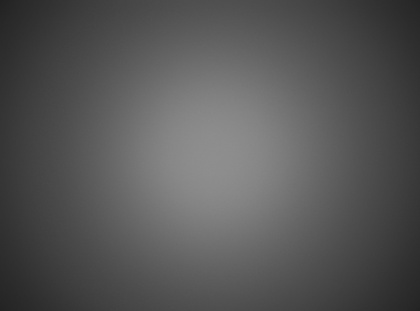
%> input picture 02_ISP/images/ref_image.jpg, 420 x 311 px, shrunk from 4208 x 3120 before the run
$ octave lsc_calibration_mesh.m   (GNU Octave 9; MATLAB toolbox functions it lacks are replaced by stand-ins)
%> lines starting %> are read from the running program, lines starting %| are printed output that depends on the picture
clc;close all;clear;

ref_image = imread("../images/ref_image.jpg");
%> ref_image is the input picture: size 311x420 uint8; min 34, max 143, mean 86
[height,width]= size(ref_image);
%> height = 311; width = 420
side_num = 17; %划分的步距

side_x = floor(width/side_num);
%> side_x = 24
side_y = floor(height/side_num);
%> side_y = 18

%%我们在原始的图像上把网格渲染出来，注意，我们是划分为17个块，所以在划线的时候只要16条
imshow(ref_image);
%先画每一列
for i = 1:side_num-1
    line([i*side_x,i*side_x],[1,height],'color','r');
    line([1,width],[i*side_y,i*side_y],'color','r');
end
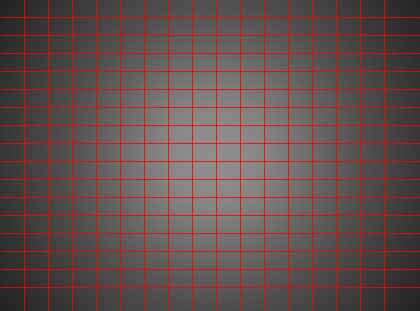
%> figure redrawn from the program's plot data

image_point = zeros(side_num+1,side_num+1);%这个点是包括四个顶点，所以压缩后的图像大小为side_num+1
for i=0:side_num
    for j =0:side_num
        %在当前点的上下偏移side_y/2，左右偏移side_x/2，组成一个side_x*side_y的边界
        x_clip = floor([j*side_x - side_x/2, j*side_x + side_x/2]);
        y_clip = floor([i*side_y - side_y/2, i*side_y + side_y/2]);
        % make sure that the last point on the edge
        if(i==side_num && y_clip(2) ~= height)
            y_clip(2) = height;
        end
        if(j==side_num && x_clip(2) ~= width)
            x_clip(2) = width;
        end
        x_clip(x_clip<1) = 1;
        x_clip(x_clip>width) = width;
        y_clip(y_clip<1) = 1;
        y_clip(y_clip>height) = height; %如果点在顶点的时候，要确保x的边界问题，排除负值
        data_in = ref_image(y_clip(1):y_clip(2), x_clip(1):x_clip(2));
        image_point(i+1,j+1) = mean(mean(data_in)); %求每一点在side_x和side_y边界下的平均值
    end
end
%> after the loop, x_clip = [396 420]; y_clip = [297 311]

%% 计算gain值，我们这里以image_point的中间亮度值作为我们的目标值
gain = zeros(size(image_point));
target_brightness = image_point(uint8(side_num/2) +1, uint8(side_num/2) +1);
%> target_brightness = 141.3

for i=1:side_num+1
    for j=1:side_num+1
        gain(i,j) = target_brightness/image_point(i,j);
    end
end

%% 矫正 双线性插值法
gain_table = zeros(size(ref_image));
step_x=0;
step_y=0;


%现在是要放大了
for i = 1:height
    for j = 1:width
        step_x = floor(j/side_x)+1;
        if step_x> 16
            step_x=16;
        end

        step_y = floor(i/side_y)+1;
        if step_y> 16
            step_y=16;
        end

        gain_table(i,j) = (gain(step_x+1,step_y)-gain(step_x,step_y))*(i-(step_x-1)*side_x)/side_x...
                           +(gain(step_x,step_y+1)-gain(step_x,step_y))*(j-(step_y-1)*side_y)/side_y...
                           +(gain(step_x+1,step_y+1)+gain(step_x,step_y)-gain(step_x,step_y+1)-gain(step_x+1,step_y))...
                           *((j-(step_y-1)*side_y)/side_y)*((i-(step_x-1)*side_x)/side_x)...
                           +gain(step_x,step_y);
    end
end
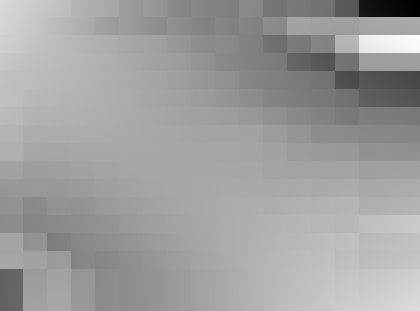
%> gain_table: size 311x420 double; min -7.93, max 5.72, mean 0.616; drawn with min black and max white

dis_img = double(ref_image) .* gain_table;
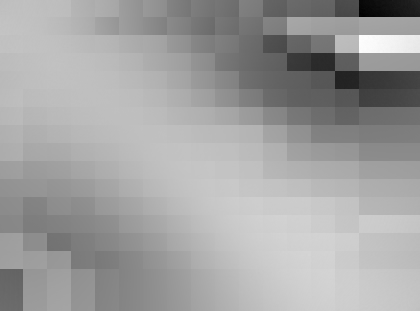
%> dis_img: size 311x420 double; min -395, max 308, mean 51.7; drawn with min black and max white

figure();
subplot(121);imshow(ref_image);title('org image');
subplot(122);imshow(uint8(dis_img));title('corrected image');
%> after `imshow(uint8(dis_img))`:
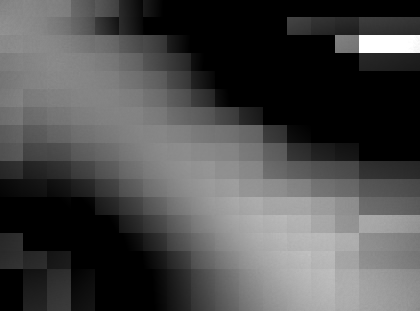
%> displayed picture: size 311x420, on the screen's scale of 0 to 255; min 0, max 255, mean 76.2


% [30 lines of commented-out code are left out]
